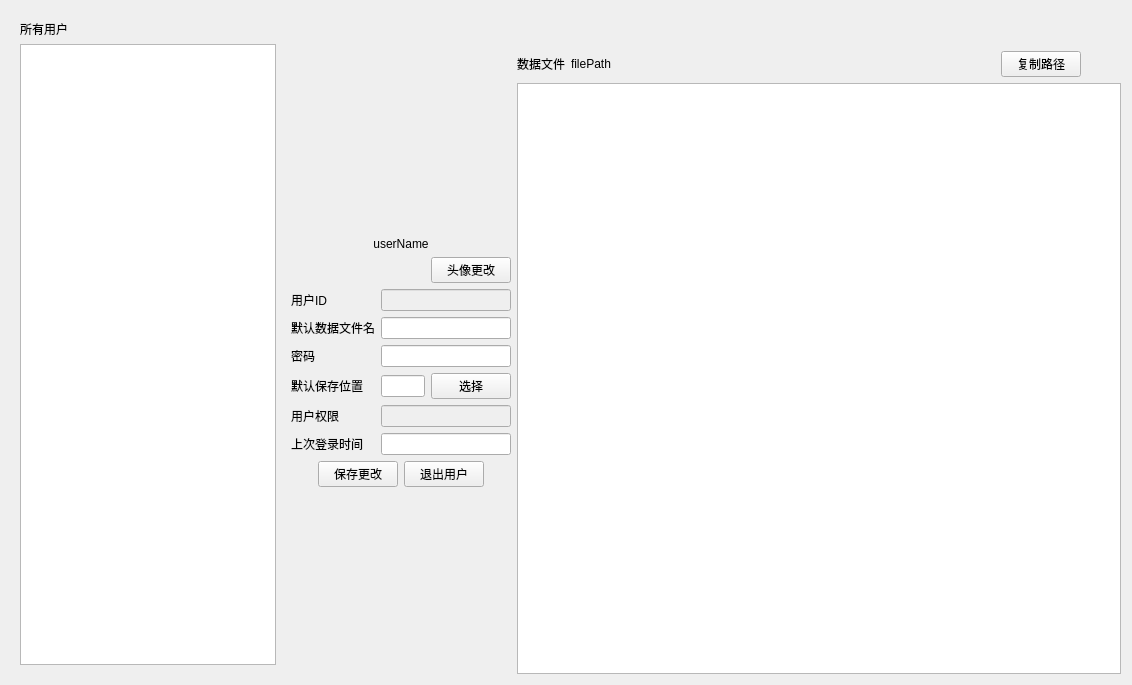
<?xml version="1.0" encoding="UTF-8"?>
<ui version="4.0">
 <class>userWidget</class>
 <widget class="QWidget" name="userWidget">
  <property name="geometry">
   <rect>
    <x>0</x>
    <y>0</y>
    <width>1132</width>
    <height>685</height>
   </rect>
  </property>
  <property name="windowTitle">
   <string>Form</string>
  </property>
  <layout class="QGridLayout" name="gridLayout">
   <item row="0" column="0">
    <layout class="QHBoxLayout" name="horizontalLayout_6" stretch="0,1,8">
     <item>
      <widget class="QWidget" name="allUserforAdmin" native="true">
       <property name="minimumSize">
        <size>
         <width>50</width>
         <height>0</height>
        </size>
       </property>
       <layout class="QGridLayout" name="gridLayout_2">
        <item row="0" column="0">
         <layout class="QVBoxLayout" name="verticalLayout_5">
          <item>
           <widget class="QLabel" name="label_7">
            <property name="text">
             <string>所有用户</string>
            </property>
           </widget>
          </item>
          <item>
           <widget class="QTreeView" name="userList"/>
          </item>
         </layout>
        </item>
       </layout>
      </widget>
     </item>
     <item>
      <layout class="QVBoxLayout" name="verticalLayout_4">
       <item>
        <layout class="QVBoxLayout" name="verticalLayout">
         <item>
          <widget class="QWidget" name="userHeader" native="true">
           <property name="minimumSize">
            <size>
             <width>220</width>
             <height>220</height>
            </size>
           </property>
           <property name="styleSheet">
            <string notr="true"/>
           </property>
          </widget>
         </item>
         <item>
          <widget class="QLabel" name="userName">
           <property name="styleSheet">
            <string notr="true">font: 20pt &quot;黑体&quot;;</string>
           </property>
           <property name="text">
            <string>userName</string>
           </property>
           <property name="alignment">
            <set>Qt::AlignCenter</set>
           </property>
          </widget>
         </item>
        </layout>
       </item>
       <item>
        <layout class="QHBoxLayout" name="horizontalLayout_5">
         <item>
          <spacer name="horizontalSpacer_4">
           <property name="orientation">
            <enum>Qt::Horizontal</enum>
           </property>
           <property name="sizeHint" stdset="0">
            <size>
             <width>40</width>
             <height>20</height>
            </size>
           </property>
          </spacer>
         </item>
         <item>
          <layout class="QVBoxLayout" name="verticalLayout_3">
           <item>
            <layout class="QHBoxLayout" name="horizontalLayout_4">
             <item>
              <spacer name="horizontalSpacer_3">
               <property name="orientation">
                <enum>Qt::Horizontal</enum>
               </property>
               <property name="sizeHint" stdset="0">
                <size>
                 <width>40</width>
                 <height>20</height>
                </size>
               </property>
              </spacer>
             </item>
             <item>
              <widget class="QPushButton" name="headerChoose">
               <property name="text">
                <string>头像更改</string>
               </property>
              </widget>
             </item>
            </layout>
           </item>
           <item>
            <layout class="QFormLayout" name="formLayout">
             <item row="0" column="0">
              <widget class="QLabel" name="label_5">
               <property name="text">
                <string>用户ID</string>
               </property>
              </widget>
             </item>
             <item row="0" column="1">
              <widget class="QLineEdit" name="userID">
               <property name="enabled">
                <bool>false</bool>
               </property>
              </widget>
             </item>
             <item row="1" column="0">
              <widget class="QLabel" name="label">
               <property name="text">
                <string>默认数据文件名</string>
               </property>
              </widget>
             </item>
             <item row="1" column="1">
              <widget class="QLineEdit" name="defaultFileName"/>
             </item>
             <item row="2" column="0">
              <widget class="QLabel" name="label_6">
               <property name="text">
                <string>密码</string>
               </property>
              </widget>
             </item>
             <item row="2" column="1">
              <widget class="QLineEdit" name="password">
               <property name="echoMode">
                <enum>QLineEdit::Password</enum>
               </property>
              </widget>
             </item>
             <item row="3" column="0">
              <widget class="QLabel" name="label_2">
               <property name="text">
                <string>默认保存位置</string>
               </property>
              </widget>
             </item>
             <item row="3" column="1">
              <layout class="QHBoxLayout" name="horizontalLayout_3">
               <item>
                <widget class="QLineEdit" name="defaultSavePath"/>
               </item>
               <item>
                <widget class="QPushButton" name="pushButton_2">
                 <property name="text">
                  <string>选择</string>
                 </property>
                </widget>
               </item>
              </layout>
             </item>
             <item row="4" column="0">
              <widget class="QLabel" name="label_3">
               <property name="text">
                <string>用户权限</string>
               </property>
              </widget>
             </item>
             <item row="4" column="1">
              <widget class="QLineEdit" name="userForce">
               <property name="enabled">
                <bool>false</bool>
               </property>
              </widget>
             </item>
             <item row="5" column="0">
              <widget class="QLabel" name="label_4">
               <property name="text">
                <string>上次登录时间</string>
               </property>
              </widget>
             </item>
             <item row="5" column="1">
              <widget class="QLineEdit" name="lastLogin"/>
             </item>
            </layout>
           </item>
           <item>
            <layout class="QHBoxLayout" name="horizontalLayout_2">
             <item>
              <spacer name="horizontalSpacer_2">
               <property name="orientation">
                <enum>Qt::Horizontal</enum>
               </property>
               <property name="sizeHint" stdset="0">
                <size>
                 <width>40</width>
                 <height>20</height>
                </size>
               </property>
              </spacer>
             </item>
             <item>
              <widget class="QPushButton" name="pushButton">
               <property name="text">
                <string>保存更改</string>
               </property>
              </widget>
             </item>
             <item>
              <widget class="QPushButton" name="exitUser">
               <property name="text">
                <string>退出用户</string>
               </property>
              </widget>
             </item>
             <item>
              <spacer name="horizontalSpacer">
               <property name="orientation">
                <enum>Qt::Horizontal</enum>
               </property>
               <property name="sizeHint" stdset="0">
                <size>
                 <width>40</width>
                 <height>20</height>
                </size>
               </property>
              </spacer>
             </item>
            </layout>
           </item>
           <item>
            <spacer name="verticalSpacer_2">
             <property name="orientation">
              <enum>Qt::Vertical</enum>
             </property>
             <property name="sizeHint" stdset="0">
              <size>
               <width>20</width>
               <height>40</height>
              </size>
             </property>
            </spacer>
           </item>
          </layout>
         </item>
         <item>
          <spacer name="horizontalSpacer_5">
           <property name="orientation">
            <enum>Qt::Horizontal</enum>
           </property>
           <property name="sizeHint" stdset="0">
            <size>
             <width>40</width>
             <height>20</height>
            </size>
           </property>
          </spacer>
         </item>
        </layout>
       </item>
      </layout>
     </item>
     <item>
      <layout class="QVBoxLayout" name="verticalLayout_2" stretch="0,0,1">
       <item>
        <spacer name="verticalSpacer">
         <property name="orientation">
          <enum>Qt::Vertical</enum>
         </property>
         <property name="sizeHint" stdset="0">
          <size>
           <width>20</width>
           <height>40</height>
          </size>
         </property>
        </spacer>
       </item>
       <item>
        <layout class="QHBoxLayout" name="horizontalLayout" stretch="0,1,0,0">
         <item>
          <widget class="QLabel" name="label_13">
           <property name="text">
            <string>数据文件</string>
           </property>
          </widget>
         </item>
         <item>
          <widget class="QLabel" name="lab_filePath">
           <property name="minimumSize">
            <size>
             <width>150</width>
             <height>0</height>
            </size>
           </property>
           <property name="text">
            <string>filePath</string>
           </property>
          </widget>
         </item>
         <item>
          <widget class="QPushButton" name="copyPath">
           <property name="text">
            <string>复制路径</string>
           </property>
          </widget>
         </item>
         <item>
          <spacer name="horizontalSpacer_6">
           <property name="orientation">
            <enum>Qt::Horizontal</enum>
           </property>
           <property name="sizeHint" stdset="0">
            <size>
             <width>40</width>
             <height>20</height>
            </size>
           </property>
          </spacer>
         </item>
        </layout>
       </item>
       <item>
        <widget class="QTreeView" name="file_treeView"/>
       </item>
      </layout>
     </item>
    </layout>
   </item>
  </layout>
 </widget>
 <resources/>
 <connections/>
</ui>
